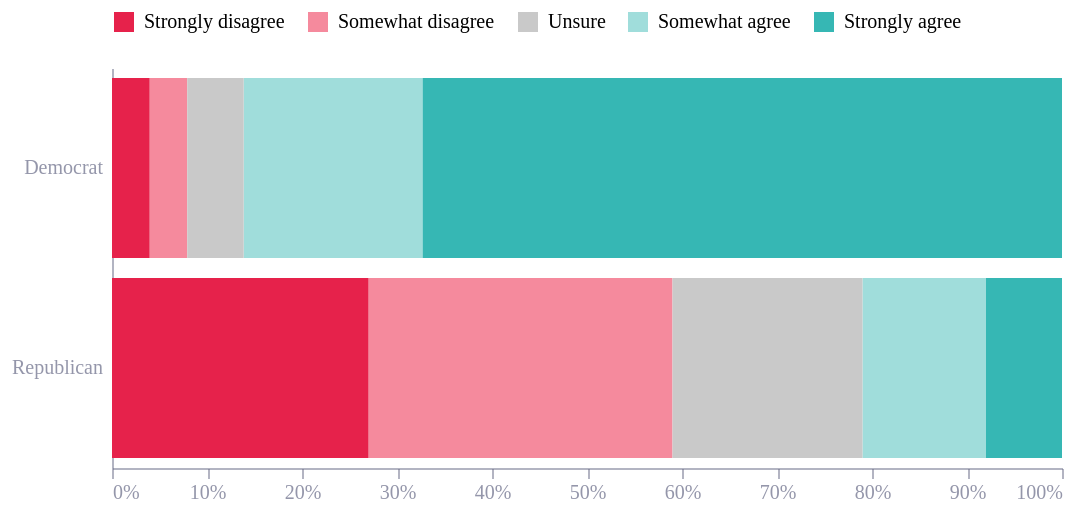

Write the Vega-Lite specification saved for this chart.
### Vega-Lite specification from a JSON file in a GitHub repository (floating-point values rounded to 4 significant figures)
{"config": {"font": "Circular Std", "mark": {"line": {"interpolate": "monotone"}}, "view": {"stroke": "transparent", "width": 400, "height": 300}, "range": {"category": ["#36B7B4", "#E6224B", "#F4C245", "#0063AF", "#00A767", "#179FDB", "#EB5C2E"], "diverging": ["#E6224B", "#E54753", "#C9C9C9", "#179FDB", "#122B39"], "heatmap": ["#C9C9C9", "#179FDB", "#0063AF", "#122B39"], "ordinal": ["#00A767", "#36B7B4", "#179FDB", "#0063AF", "#243B5A"]}, "axisX": {"domainColor": "#676A86", "domainOpacity": 0.5, "grid": false, "labelAngle": 0, "labelColor": "#676A86", "labelOpacity": 0.7, "orient": "bottom", "tickColor": "#676A86", "tickCount": 10, "tickOpacity": 0.5, "title": false, "titleAlign": "center", "titleAnchor": "middle", "titleColor": "#676A86", "titleFontSize": 12, "titleOpacity": 0.8, "titleY": -15}, "axisY": {"domainColor": "#676A86", "domainOpacity": 0.5, "gridColor": "#676A86", "gridDash": [1, 5], "gridOpacity": 0.5, "labelColor": "#676A86", "labelOpacity": 0.7, "labelPadding": 5, "tickColor": "#676A86", "tickCount": 8, "tickOpacity": 0.5, "ticks": false, "titleAlign": "left", "titleAngle": 0, "titleBaseline": "bottom", "titleColor": "#676A86", "titleFontSize": 12, "titleOpacity": 0.8, "titleX": 0, "titleY": -7}}, "data": {"name": "data-315270ffa73f8ef75105854937985184"}, "mark": {"type": "bar"}, "encoding": {"color": {"field": "Response", "legend": {"orient": "top", "title": ""}, "scale": {"domain": ["Strongly disagree", "Somewhat disagree", "Unsure", "Somewhat agree", "Strongly agree"], "range": ["#E6224B", "#F58A9D", "#C9C9C9", "#A0DDDB", "#36B7B4"]}, "type": "nominal"}, "order": {"field": "response_order", "sort": "ascending", "type": "ordinal"}, "x": {"axis": {"format": "%"}, "field": "value", "title": null, "type": "quantitative"}, "y": {"field": "group", "sort": {"field": "group_order", "order": "descending"}, "title": null, "type": "nominal"}}, "height": 200, "width": 475, "$schema": "https://vega.github.io/schema/vega-lite/v5.8.0.json", "datasets": {"data-315270ffa73f8ef75105854937985184": [{"Response": "Strongly agree", "group": "Democrat", "value": 0.6733, "response_order": 4, "group_order": 2}, {"Response": "Somewhat agree", "group": "Democrat", "value": 0.1881, "response_order": 3, "group_order": 2}, {"Response": "Somewhat disagree", "group": "Democrat", "value": 0.0396, "response_order": 1, "group_order": 2}, {"Response": "Strongly disagree", "group": "Democrat", "value": 0.0396, "response_order": 0, "group_order": 2}, {"Response": "Unsure", "group": "Democrat", "value": 0.05941, "response_order": 2, "group_order": 2}, {"Response": "Strongly agree", "group": "Republican", "value": 0.08, "response_order": 4, "group_order": 0}, {"Response": "Somewhat agree", "group": "Republican", "value": 0.13, "response_order": 3, "group_order": 0}, {"Response": "Somewhat disagree", "group": "Republican", "value": 0.32, "response_order": 1, "group_order": 0}, {"Response": "Strongly disagree", "group": "Republican", "value": 0.27, "response_order": 0, "group_order": 0}, {"Response": "Unsure", "group": "Republican", "value": 0.2, "response_order": 2, "group_order": 0}]}}
